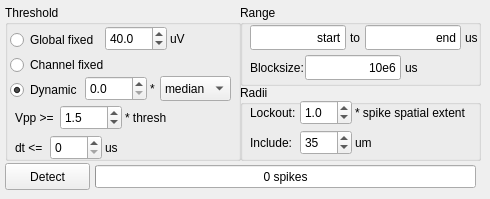
      <widget class="QWidget" name="detectTab">
       <attribute name="title">
        <string>Detect</string>
       </attribute>
       <widget class="QPushButton" name="detectButton">
        <property name="geometry">
         <rect>
          <x>5</x>
          <y>163</y>
          <width>85</width>
          <height>27</height>
         </rect>
        </property>
        <property name="toolTip">
         <string>Start detection</string>
        </property>
        <property name="text">
         <string>Detect</string>
        </property>
       </widget>
       <widget class="QProgressBar" name="progressBar">
        <property name="geometry">
         <rect>
          <x>95</x>
          <y>165</y>
          <width>381</width>
          <height>23</height>
         </rect>
        </property>
        <property name="value">
         <number>0</number>
        </property>
        <property name="invertedAppearance">
         <bool>false</bool>
        </property>
        <property name="format">
         <string>0 spikes</string>
        </property>
       </widget>
       <widget class="QGroupBox" name="thresholdGroupBox">
        <property name="geometry">
         <rect>
          <x>5</x>
          <y>5</y>
          <width>236</width>
          <height>156</height>
         </rect>
        </property>
        <property name="autoFillBackground">
         <bool>false</bool>
        </property>
        <property name="title">
         <string>Threshold</string>
        </property>
        <property name="flat">
         <bool>false</bool>
        </property>
        <property name="checkable">
         <bool>false</bool>
        </property>
        <property name="checked">
         <bool>false</bool>
        </property>
        <widget class="QRadioButton" name="channelFixedRadioButton">
         <property name="geometry">
          <rect>
           <x>5</x>
           <y>50</y>
           <width>99</width>
           <height>20</height>
          </rect>
         </property>
         <property name="toolTip">
          <string>One fixed threshold per channel, based on noise multiplier below</string>
         </property>
         <property name="text">
          <string>Channel fixed</string>
         </property>
         <property name="checked">
          <bool>false</bool>
         </property>
        </widget>
        <widget class="QRadioButton" name="globalFixedRadioButton">
         <property name="geometry">
          <rect>
           <x>5</x>
           <y>25</y>
           <width>99</width>
           <height>20</height>
          </rect>
         </property>
         <property name="toolTip">
          <string>One fixed threshold for all channels</string>
         </property>
         <property name="text">
          <string>Global fixed</string>
         </property>
        </widget>
        <widget class="QLabel" name="label_4">
         <property name="geometry">
          <rect>
           <x>120</x>
           <y>105</y>
           <width>51</width>
           <height>16</height>
          </rect>
         </property>
         <property name="text">
          <string>* thresh</string>
         </property>
        </widget>
        <widget class="QLabel" name="label_3">
         <property name="geometry">
          <rect>
           <x>10</x>
           <y>105</y>
           <width>55</width>
           <height>15</height>
          </rect>
         </property>
         <property name="text">
          <string>Vpp &gt;=</string>
         </property>
        </widget>
        <widget class="QComboBox" name="noiseMethodComboBox">
         <property name="geometry">
          <rect>
           <x>155</x>
           <y>71</y>
           <width>71</width>
           <height>25</height>
          </rect>
         </property>
         <property name="toolTip">
          <string>Noise estimation method</string>
         </property>
         <property name="editable">
          <bool>false</bool>
         </property>
         <property name="currentIndex">
          <number>0</number>
         </property>
         <item>
          <property name="text">
           <string>median</string>
          </property>
         </item>
         <item>
          <property name="text">
           <string>stdev</string>
          </property>
         </item>
        </widget>
        <widget class="QRadioButton" name="dynamicRadioButton">
         <property name="geometry">
          <rect>
           <x>5</x>
           <y>75</y>
           <width>81</width>
           <height>20</height>
          </rect>
         </property>
         <property name="toolTip">
          <string>Separate threshold per channel per data block</string>
         </property>
         <property name="text">
          <string>Dynamic</string>
         </property>
         <property name="checked">
          <bool>true</bool>
         </property>
        </widget>
        <widget class="QSpinBox" name="dtSpinBox">
         <property name="geometry">
          <rect>
           <x>45</x>
           <y>130</y>
           <width>52</width>
           <height>25</height>
          </rect>
         </property>
         <property name="toolTip">
          <string>Maximum separation of peaks in a spike</string>
         </property>
         <property name="maximum">
          <number>9999</number>
         </property>
         <property name="singleStep">
          <number>20</number>
         </property>
         <property name="value">
          <number>0</number>
         </property>
        </widget>
        <widget class="QLabel" name="label_5">
         <property name="geometry">
          <rect>
           <x>100</x>
           <y>135</y>
           <width>13</width>
           <height>15</height>
          </rect>
         </property>
         <property name="text">
          <string>us</string>
         </property>
        </widget>
        <widget class="QDoubleSpinBox" name="globalFixedSpinBox">
         <property name="geometry">
          <rect>
           <x>100</x>
           <y>21</y>
           <width>62</width>
           <height>25</height>
          </rect>
         </property>
         <property name="toolTip">
          <string>Absolute value threshold, also used as minimum peak amplitude for other thresholding methods</string>
         </property>
         <property name="decimals">
          <number>1</number>
         </property>
         <property name="maximum">
          <double>9999.000000000000000</double>
         </property>
         <property name="value">
          <double>40.000000000000000</double>
         </property>
        </widget>
        <widget class="QLabel" name="label_6">
         <property name="geometry">
          <rect>
           <x>145</x>
           <y>76</y>
           <width>16</width>
           <height>16</height>
          </rect>
         </property>
         <property name="text">
          <string>*</string>
         </property>
        </widget>
        <widget class="QLabel" name="label_7">
         <property name="geometry">
          <rect>
           <x>165</x>
           <y>26</y>
           <width>16</width>
           <height>16</height>
          </rect>
         </property>
         <property name="text">
          <string>uV</string>
         </property>
        </widget>
        <widget class="QLabel" name="label_8">
         <property name="geometry">
          <rect>
           <x>10</x>
           <y>135</y>
           <width>31</width>
           <height>16</height>
          </rect>
         </property>
         <property name="text">
          <string>dt &lt;= </string>
         </property>
        </widget>
        <widget class="QDoubleSpinBox" name="dynamicNoiseXSpinBox">
         <property name="geometry">
          <rect>
           <x>80</x>
           <y>71</y>
           <width>62</width>
           <height>25</height>
          </rect>
         </property>
         <property name="toolTip">
          <string>Noise multiplier</string>
         </property>
         <property name="decimals">
          <number>1</number>
         </property>
         <property name="maximum">
          <double>9999.000000000000000</double>
         </property>
         <property name="value">
          <double>0.000000000000000</double>
         </property>
        </widget>
        <widget class="QDoubleSpinBox" name="vppThreshXSpinBox">
         <property name="geometry">
          <rect>
           <x>55</x>
           <y>100</y>
           <width>62</width>
           <height>25</height>
          </rect>
         </property>
         <property name="toolTip">
          <string>Peak-to-peak voltage threshold multiplier</string>
         </property>
         <property name="decimals">
          <number>1</number>
         </property>
         <property name="maximum">
          <double>9999.000000000000000</double>
         </property>
         <property name="singleStep">
          <double>0.100000000000000</double>
         </property>
         <property name="value">
          <double>1.500000000000000</double>
         </property>
        </widget>
       </widget>
       <widget class="QGroupBox" name="rangeGroupBox">
        <property name="geometry">
         <rect>
          <x>240</x>
          <y>5</y>
          <width>241</width>
          <height>81</height>
         </rect>
        </property>
        <property name="title">
         <string>Range</string>
        </property>
        <widget class="QLineEdit" name="rangeStartLineEdit">
         <property name="geometry">
          <rect>
           <x>10</x>
           <y>20</y>
           <width>96</width>
           <height>25</height>
          </rect>
         </property>
         <property name="toolTip">
          <string>Detection start time</string>
         </property>
         <property name="text">
          <string>start</string>
         </property>
         <property name="alignment">
          <set>Qt::AlignRight|Qt::AlignTrailing|Qt::AlignVCenter</set>
         </property>
        </widget>
        <widget class="QLabel" name="label">
         <property name="geometry">
          <rect>
           <x>110</x>
           <y>25</y>
           <width>13</width>
           <height>15</height>
          </rect>
         </property>
         <property name="text">
          <string>to</string>
         </property>
        </widget>
        <widget class="QLineEdit" name="rangeEndLineEdit">
         <property name="geometry">
          <rect>
           <x>125</x>
           <y>20</y>
           <width>96</width>
           <height>25</height>
          </rect>
         </property>
         <property name="toolTip">
          <string>Detection end time</string>
         </property>
         <property name="text">
          <string>end</string>
         </property>
         <property name="alignment">
          <set>Qt::AlignRight|Qt::AlignTrailing|Qt::AlignVCenter</set>
         </property>
        </widget>
        <widget class="QLabel" name="label_2">
         <property name="geometry">
          <rect>
           <x>225</x>
           <y>25</y>
           <width>13</width>
           <height>15</height>
          </rect>
         </property>
         <property name="text">
          <string>us</string>
         </property>
        </widget>
        <widget class="QLabel" name="label_9">
         <property name="geometry">
          <rect>
           <x>10</x>
           <y>55</y>
           <width>54</width>
           <height>15</height>
          </rect>
         </property>
         <property name="text">
          <string>Blocksize:</string>
         </property>
        </widget>
        <widget class="QLineEdit" name="blockSizeLineEdit">
         <property name="geometry">
          <rect>
           <x>65</x>
           <y>50</y>
           <width>96</width>
           <height>25</height>
          </rect>
         </property>
         <property name="toolTip">
          <string>Detection block size</string>
         </property>
         <property name="inputMask">
          <string/>
         </property>
         <property name="text">
          <string>10e6</string>
         </property>
         <property name="alignment">
          <set>Qt::AlignRight|Qt::AlignTrailing|Qt::AlignVCenter</set>
         </property>
        </widget>
        <widget class="QLabel" name="label_10">
         <property name="geometry">
          <rect>
           <x>165</x>
           <y>55</y>
           <width>13</width>
           <height>15</height>
          </rect>
         </property>
         <property name="text">
          <string>us</string>
         </property>
        </widget>
       </widget>
       <widget class="QGroupBox" name="radiiGroupBox">
        <property name="geometry">
         <rect>
          <x>240</x>
          <y>85</y>
          <width>241</width>
          <height>76</height>
         </rect>
        </property>
        <property name="title">
         <string>Radii</string>
        </property>
        <widget class="QDoubleSpinBox" name="lockRxSpinBox">
         <property name="geometry">
          <rect>
           <x>60</x>
           <y>15</y>
           <width>52</width>
           <height>25</height>
          </rect>
         </property>
         <property name="toolTip">
          <string>Multiple of each detected spike's modelled spatial extent to use as the
spatial lockout around its modelled location</string>
         </property>
         <property name="decimals">
          <number>1</number>
         </property>
         <property name="singleStep">
          <double>0.500000000000000</double>
         </property>
         <property name="value">
          <double>1.000000000000000</double>
         </property>
        </widget>
        <widget class="QSpinBox" name="inclRSpinBox">
         <property name="geometry">
          <rect>
           <x>60</x>
           <y>45</y>
           <width>52</width>
           <height>25</height>
          </rect>
         </property>
         <property name="toolTip">
          <string>Spatial extent of channels to save as part of a spike. Also used as a maximum threshold for modelled
spike spatial extents - any spikes with modelled spatial extent greater than this are rejected.</string>
         </property>
         <property name="maximum">
          <number>9999</number>
         </property>
         <property name="value">
          <number>35</number>
         </property>
        </widget>
        <widget class="QLabel" name="label_11">
         <property name="geometry">
          <rect>
           <x>115</x>
           <y>20</y>
           <width>121</width>
           <height>16</height>
          </rect>
         </property>
         <property name="text">
          <string>* spike spatial extent</string>
         </property>
        </widget>
        <widget class="QLabel" name="label_12">
         <property name="geometry">
          <rect>
           <x>115</x>
           <y>50</y>
           <width>18</width>
           <height>15</height>
          </rect>
         </property>
         <property name="text">
          <string>um</string>
         </property>
        </widget>
        <widget class="QLabel" name="label_13">
         <property name="geometry">
          <rect>
           <x>10</x>
           <y>20</y>
           <width>55</width>
           <height>15</height>
          </rect>
         </property>
         <property name="text">
          <string>Lockout:</string>
         </property>
        </widget>
        <widget class="QLabel" name="label_14">
         <property name="geometry">
          <rect>
           <x>10</x>
           <y>50</y>
           <width>55</width>
           <height>15</height>
          </rect>
         </property>
         <property name="text">
          <string>Include:</string>
         </property>
        </widget>
       </widget>
      </widget>
